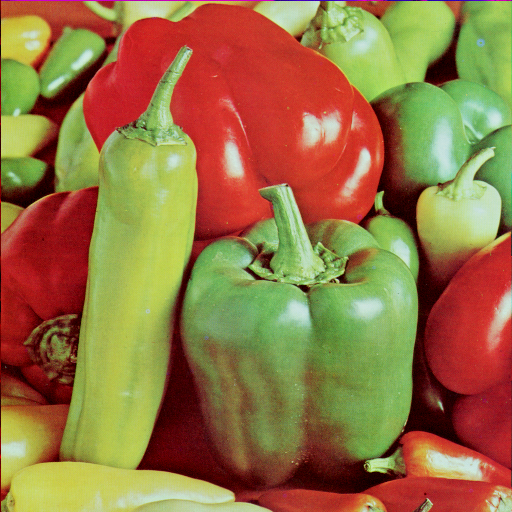
#> input picture trab1/img/peppers.png, 512 x 512 px
$ python ex3.py
#> lines starting #> are read from the running program, lines starting #| are printed output that depends on the picture
import numpy as np
import math
import cv2
from matplotlib import pyplot as plt

MAX_LEVEL = 255

# Loads the image in grayscale
def load_image_grayscale() :
    img_path = "img/peppers.png"
    return cv2.imread(img_path, 0)
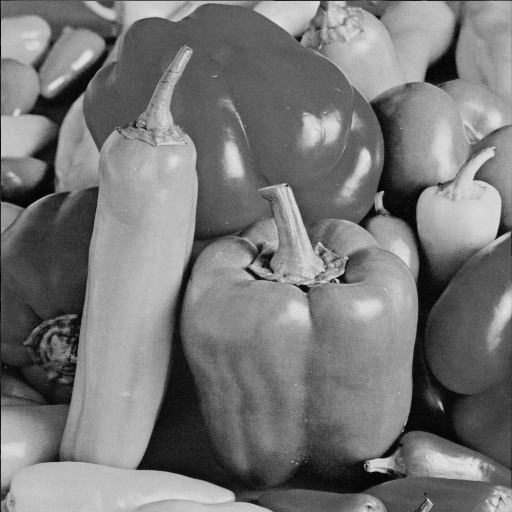
#> returned value: shape (512, 512); min 0, max 227, mean 119.7

# Plots both the image and it's histogram
def add_image_to_plot(img, img_title):
    fig = plt.figure(img_title)

    fig.add_subplot(221)
    plt.title('Image')
    plt.set_cmap('gray')
    plt.imshow(img)

    fig.add_subplot(222)
    plt.title('Histogram')
    plt.hist(img.ravel(), 256, [0,256])


def end_program():
    # Cleans images
    cv2.waitKey(0)
    cv2.destroyAllWindows()

'''
    Executes the operation g = c log(f+1)
'''
def log_transform(img):
    max_value = img.max()

    c = MAX_LEVEL/(math.log10(1+max_value))

    return (c*np.log10(img+1))

'''
    Executes the operation g = c e^f
'''
def exp_transform(img):
    # Changes the type of the array to prevent overflow
    img = img.astype(np.float64)

    img = img/MAX_LEVEL
    img = np.expm1(img)

    c = 255/(math.exp(1)-1)

    return c*img

'''
    Executes the operation g = c f^2
'''
def square_transform(img):
    c = 1/MAX_LEVEL

    img = img.astype(np.float64)
    img = img*img

    return (c*img)

'''
    Executes the operation g = c sqrt(f)
'''
def sqrt_transform(img):
    c = MAX_LEVEL/(math.sqrt(MAX_LEVEL))
    return (c*np.sqrt(img)).astype(int)

def enlarge_contrast(img):
    ximg = img.copy()

    # Arbitrary values chosen based on the original histogram
    a = 74
    alpha = 0.5

    b = 163
    beta = 1.2

    gamma = 0.7

    def contrast_func(pixel):
        if (pixel >= 0 and pixel <= a):
            return alpha*pixel

        if (pixel > a and pixel <= b):
            return beta*(pixel - a) + alpha*a

        if (pixel > b and pixel <= MAX_LEVEL):
            return gamma*(pixel - b) + beta*(b - a) + alpha*a

        return pixel

    vfunc = np.vectorize(contrast_func)
    return vfunc(img)


img = load_image_grayscale()
height, width = img.shape
#> height = 512; width = 512

# First, let us print the image without any kind of modification
add_image_to_plot(img, f'Original Image')


log_image = log_transform(img)
#> in log_transform, `max_value = img.max()`: max_value = 227
#> in log_transform, `c = MAX_LEVEL/(math.log10(1+max_value))`: c = 108.1
exp_image = exp_transform(img)
#> in exp_transform, `return c*img`:
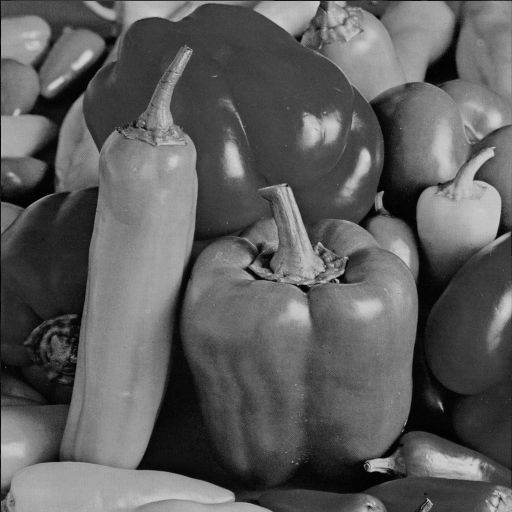
#> returned value: shape (512, 512) float64; min 0, max 213, mean 94.2
square_transform = square_transform(img)
#> in square_transform, `img = img*img`:
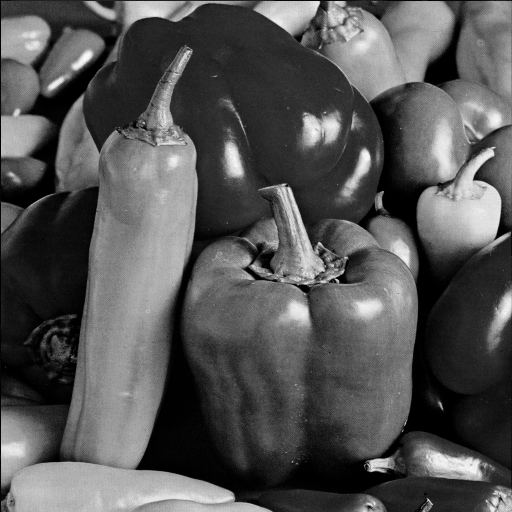
#> img: shape (512, 512) float64; min 0, max 51529, mean 17234.8; drawn with min black and max white
#> in square_transform, `return (c*img)`:
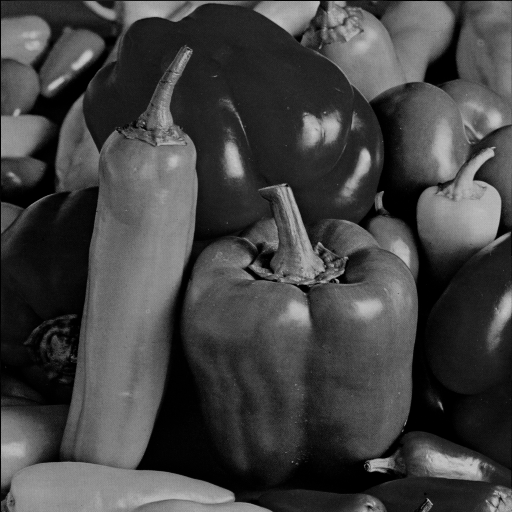
#> returned value: shape (512, 512) float64; min 0, max 202.1, mean 67.6
sqrt_transform = sqrt_transform(img)
#> in sqrt_transform, `return (c*np.sqrt(img)).astype(int)`:
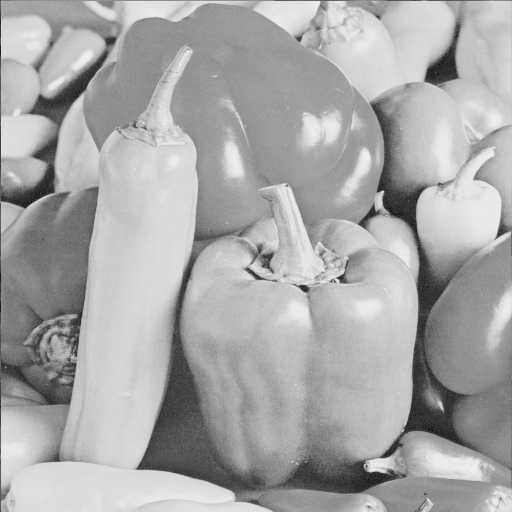
#> returned value: shape (512, 512) int64; min 0, max 240, mean 168.4
en_constrats = enlarge_contrast(img)

add_image_to_plot(log_image, f'Log Image')
add_image_to_plot(exp_image, f'Exponential Image')
add_image_to_plot(square_transform, 'Squared image')
add_image_to_plot(sqrt_transform, 'Square Root Image')
add_image_to_plot(en_constrats, 'Enlarged contrast Image')


plt.show()
#> figure, not shown here; panel 2: tallest bar 2758 high, from x = 96 to 97
#> figure, not shown here; panel 2: tallest bar 9625 high, from x = 245 to 246
#> figure, not shown here; panel 2: tallest bar 5299 high, from x = 66 to 67
#> figure, not shown here; panel 2: tallest bar 8706 high, from x = 0 to 1
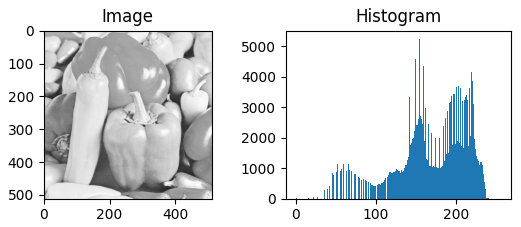
#> figure drawn by matplotlib, 2 panels; panel 2: tallest bar 5244 high, from x = 154 to 155
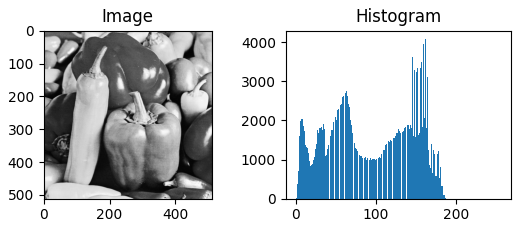
#> figure drawn by matplotlib, 2 panels; panel 2: tallest bar 4094 high, from x = 162 to 163

end_program()

$ run again, with trab1/img/baboon.png copied over trab1/img/peppers.png
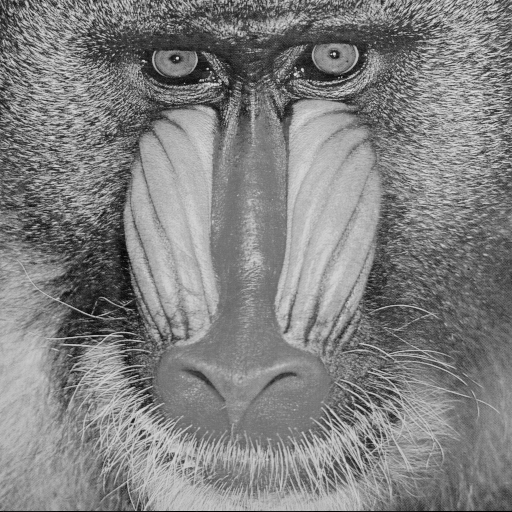
#> input picture trab1/img/baboon.png, 512 x 512 px
#> in load_image_grayscale, returned value is the input picture: shape (512, 512); min 0, max 230, mean 129.1
#> max_value = 230
#> c = 107.9
#> in sqrt_transform, `return (c*np.sqrt(img)).astype(int)`:
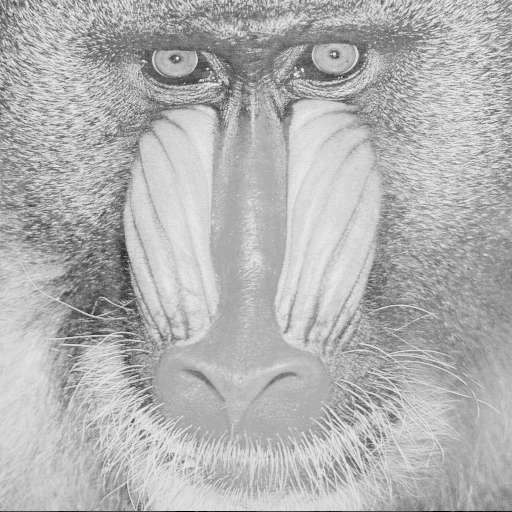
#> returned value: shape (512, 512) int64; min 0, max 242, mean 178.1
#> `plt.show()`:
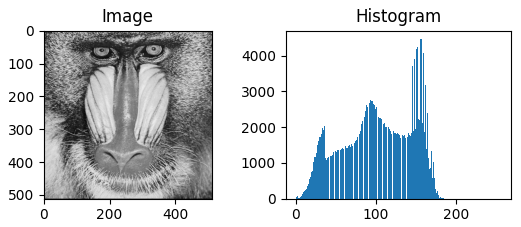
#> figure drawn by matplotlib, 2 panels; panel 2: tallest bar 4475 high, from x = 155 to 156

$ run again, with trab1/img/house.png copied over trab1/img/peppers.png
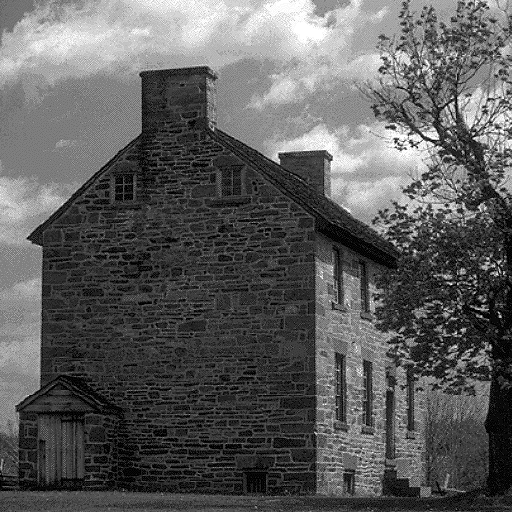
#> input picture trab1/img/house.png, 512 x 512 px
#> in load_image_grayscale, returned value is the input picture: shape (512, 512); min 0, max 255, mean 92.9
#> max_value = 255
#> c = 105.9
#> in enlarge_contrast, `return vfunc(img)`:
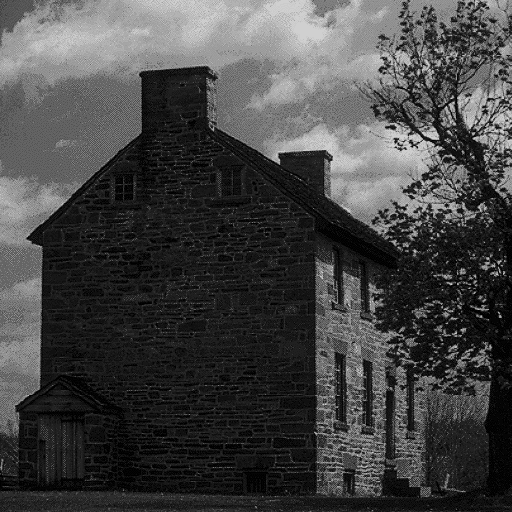
#> returned value: shape (512, 512) float64; min 0, max 208.2, mean 68.6
#> `plt.show()`:
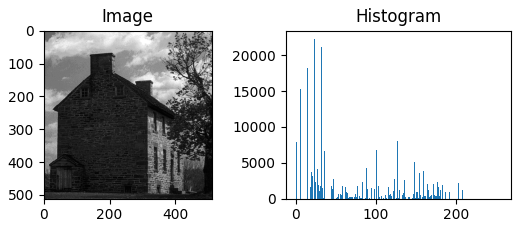
#> figure drawn by matplotlib, 2 panels; panel 2: tallest bar 22325 high, from x = 23 to 24

$ run again, with trab1/img/patrick.jpeg saved as trab1/img/peppers.png
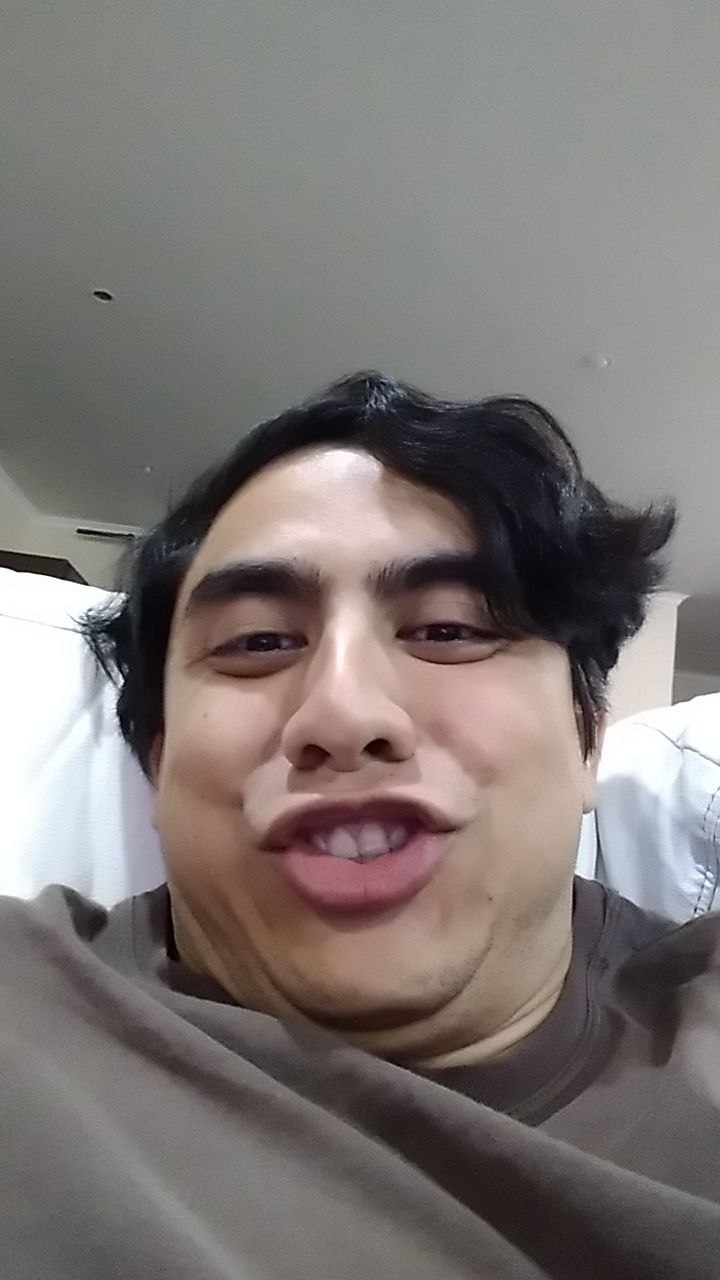
#> input picture trab1/img/patrick.jpeg, 720 x 1280 px
#> max_value = 255
#> c = 105.9
#> `plt.show()`:
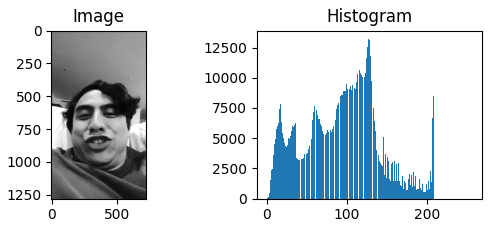
#> figure drawn by matplotlib, 2 panels; panel 2: tallest bar 13244 high, from x = 127 to 128
